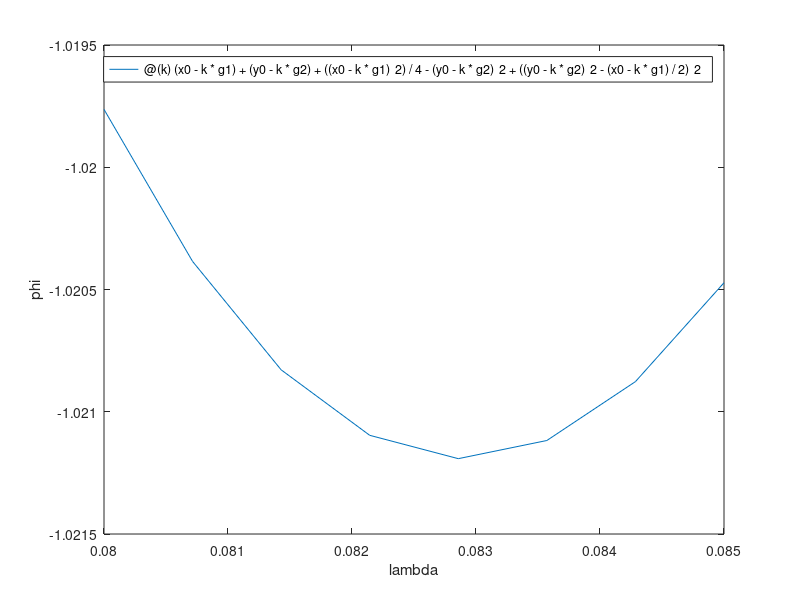

Reproduce this figure in MATLAB.
% A x-y plot of phi
x0=-1.0;
y0=-1.3;
df1=@(x,y)1+x-y^2;
df2=@(x,y)1-2*y+4*y*(y^2-x/2);
g1=df1(x0,y0);
g2=df2(x0,y0);
f=@(x,y)x+y+x^2/4-y^2+(y^2-x/2)^2;

phi=@(k)(x0-k*g1)+(y0-k*g2)+((x0-k*g1)^2)/4-(y0-k*g2)^2+((y0-k*g2)^2-(x0-k*g1)/2)^2;
fplot(phi,[0.08,0.085]);
xlabel('lambda')
ylabel('phi')